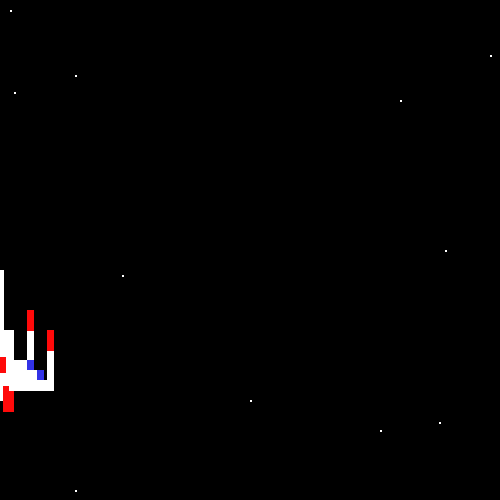
Frame 1 (no input)
Frame 60 (the mouse pressed at the canvas centre just before this capture): identical to frame 1, image omitted
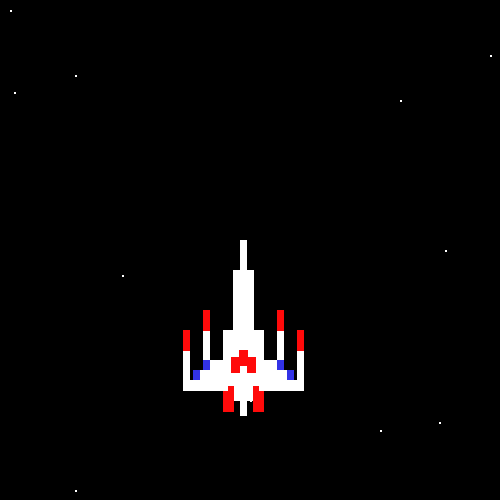
Frame 120 (the mouse held since frame 60 and released just before this capture)

The Processing sketch that drew these frames (run headless with seeded random() and noise(); from frame 60 on, the mouse is pressed at the canvas centre):

// Processing sketch: processing_38273
// ── processing_38273.pde

int popX,popY,popDiam=150;
int shootspeed = 0;

void setup(){
  size(500,500);
  background(0);
  //noFill();
  
  
}

void draw(){
  background(0);
  fill(0,255,0);
  stroke(0,255,0);
  popX=(mouseX-250);
  //popY=mouseY;
 
 //making the ship shoot

if (keyPressed == true){
  rect(mouseX-8,(shootspeed),2,350);
 
}


stroke(255);
fill(255);
//stars
rect(10,10,1,1);
rect(14,92,1,1);
rect(490,55,1,1);
rect(75,490,1,1);
rect(250,400,1,1);
rect(75,75,1,1);
rect(400,100,1,1);
rect(439,422,1,1);
rect(445,250,1,1);
rect(380,430,1,1);
rect(122,275,1,1);
  
 // rect(popX,400,100,100);
 fill(255);
 stroke(255);
  rect(popX+240,240,6,30); //nose
  rect(popX+233,270,20,60);  //big nose
  rect(popX+223,330,40,70);  //body
  rect(popX+203,360,80,20);  //wing
  rect(popX+193,370,100,10);  //wing
  rect(popX+183,380,120,10);  //wing
  rect(popX+240,400,6,15);  //tail
  
  //cannons
rect(popX+203,330,6,30);
  //left cannon
rect(popX+277,330,6,30);
  //right cannon
rect(popX+183,350,6,30);
  //left lower cannon
rect(popX+297,350,6,30);
  //lower right cannon    
  fill(255,10,10);
  stroke(255,10,10);
    
    rect(popX+277,310,6,20);
    rect(popX+203,310,6,20);
      //r and l cannon tip
    
    rect(popX+183,330,6,20);
    rect(popX+297,330,6,20);
      //r and l lower cannon tip

//boosters
rect(popX+223,391,10,20);  //left
rect(popX+253,391,10,20);  //right
rect(popX+228,386,5,5);
rect(popX+253,386,5,5);

//window
rect(popX+239,350,8,15);  //middle
rect(popX+231,357,8,15);  //left
rect(popX+247,357,8,15);  //right

fill(50,50,230);  //blue
stroke(50,50,230);

rect(popX+203,360,6,9); //top left blue
rect(popX+277,360,6,9); //top right blue

rect(popX+193,370,6,9); //lower left blue
rect(popX+287,370,6,9); //lower right blue




}
